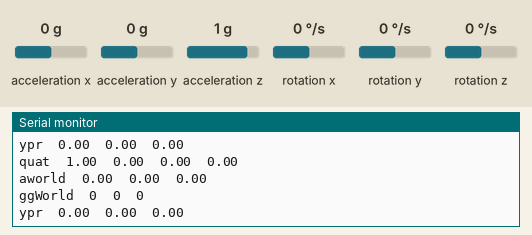
A program run on a simulated ESP32. Parts: the last lines printed to the serial monitor. Inputs (shaded band) come from the test bench; at power-on: acceleration x 0 g, acceleration y 0 g, acceleration z 1 g, rotation z 0 °/s, rotation x 0 °/s, rotation y 0 °/s.

Above: at 1.7 s.
1.8 s: acceleration x set to -1.4 g
At 2.36 s:
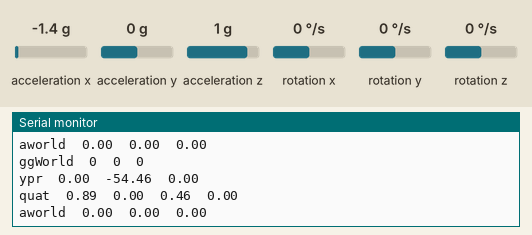
3.3 s: acceleration y set to -1.4 g
At 3.34 s:
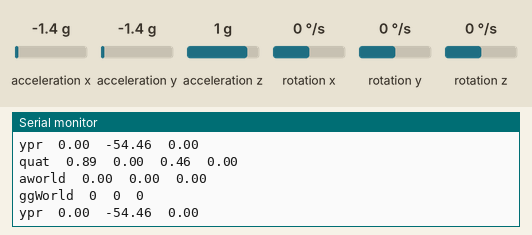
6.3 s: acceleration z set to -1.4 g
At 6.3 s:
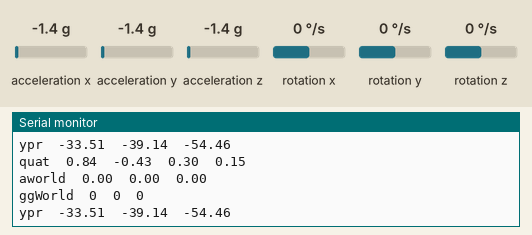
7.8 s: rotation z set to -192 °/s
At 9.04 s:
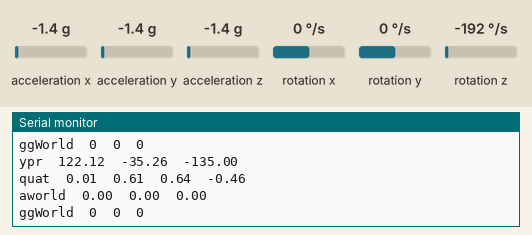
Timing chart, 0 to 10.3 s (numbered marks = the images above; inputs shaded):
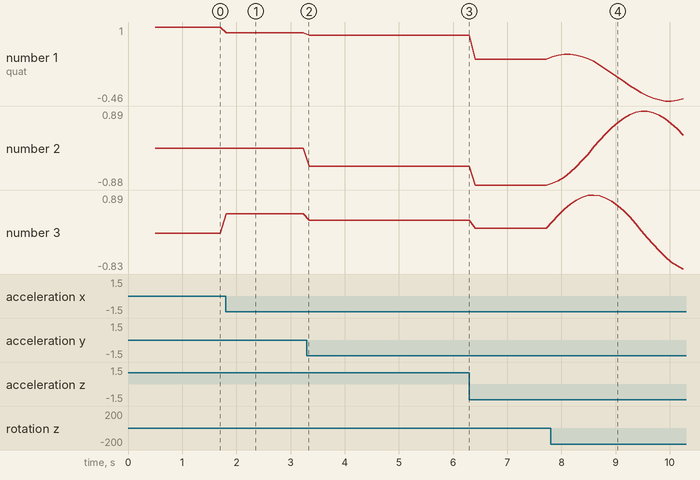

The program:

main.cpp
```cpp
#include "I2Cdev.h"
#include "MPU6050_6Axis_MotionApps20.h"
//#include "MPU6050.h" // not necessary if using MotionApps include file

// Arduino Wire library is required if I2Cdev I2CDEV_ARDUINO_WIRE implementation
// is used in I2Cdev.h
#if I2CDEV_IMPLEMENTATION == I2CDEV_ARDUINO_WIRE
    #include "Wire.h"
#endif

#define IMU_SDA 27
#define IMU_SCL 4

MPU6050 mpu;

#define EARTH_GRAVITY_MS2 9.80665  // m/s2

// MPU control/status vars
bool dmpReady = false;  // set true if DMP init was successful
uint8_t mpuIntStatus;   // holds actual interrupt status byte from MPU
uint8_t devStatus;      // return status after each device operation (0 = success, !0 = error)
uint16_t packetSize;    // expected DMP packet size (default is 42 bytes)
uint16_t fifoCount;     // count of all bytes currently in FIFO
uint8_t fifoBuffer[64]; // FIFO storage buffer

// orientation/motion vars
Quaternion q;           // [w, x, y, z]         quaternion container
VectorInt16 aa;         // [x, y, z]            accel sensor measurements
VectorInt16 gg;         // [x, y, z]            gyro sensor measurements
VectorInt16 aaWorld;    // [x, y, z]            world-frame accel sensor measurements
VectorInt16 ggWorld;    // [x, y, z]            world-frame accel sensor measurements
VectorFloat gravity;    // [x, y, z]            gravity vector
float euler[3];         // [psi, theta, phi]    Euler angle container
float ypr[3];           // [yaw, pitch, roll]   yaw/pitch/roll container and gravity vector

void setup() {
    #if I2CDEV_IMPLEMENTATION == I2CDEV_ARDUINO_WIRE
        Wire.begin(IMU_SDA, IMU_SCL);
        Wire.setClock(400000); // 400kHz I2C clock. Comment this line if having compilation difficulties
    #elif I2CDEV_IMPLEMENTATION == I2CDEV_BUILTIN_FASTWIRE
        Fastwire::setup(400, true);
    #endif

    Serial.begin(115200);

    mpu.initialize();
    devStatus = mpu.dmpInitialize();

    // supply your own gyro offsets here, scaled for min sensitivity
    mpu.setXGyroOffset(-151);
    mpu.setYGyroOffset(-18);
    mpu.setZGyroOffset(-23);
    mpu.setXAccelOffset(-3828);
    mpu.setYAccelOffset(-2419);
    mpu.setZAccelOffset(1360);

    // make sure it worked (returns 0 if so)
    if (devStatus == 0) {

        mpu.CalibrateAccel(6);
        mpu.CalibrateGyro(6);
        mpu.PrintActiveOffsets();
        mpu.setDMPEnabled(true);

        mpuIntStatus = mpu.getIntStatus();

        dmpReady = true;
        packetSize = mpu.dmpGetFIFOPacketSize();
    }
}

void loop() {
    if (!dmpReady) return;
    if (mpu.dmpGetCurrentFIFOPacket(fifoBuffer)) { // Get the Latest packet

        // display quaternion values in easy matrix form: w x y z
        mpu.dmpGetQuaternion(&q, fifoBuffer);
        Serial.print("quat\t");
        Serial.print(q.w);
        Serial.print("\t");
        Serial.print(q.x);
        Serial.print("\t");
        Serial.print(q.y);
        Serial.print("\t");
        Serial.println(q.z);

        mpu.dmpGetGravity(&gravity, &q);

        // display initial world-frame acceleration, adjusted to remove gravity
        // and rotated based on known orientation from quaternion
        mpu.dmpGetAccel(&aa, fifoBuffer);
        mpu.dmpConvertToWorldFrame(&aaWorld, &aa, &q);
        Serial.print("aworld\t");
        Serial.print(aaWorld.x * mpu.get_acce_resolution() * EARTH_GRAVITY_MS2);
        Serial.print("\t");
        Serial.print(aaWorld.y * mpu.get_acce_resolution() * EARTH_GRAVITY_MS2);
        Serial.print("\t");
        Serial.println(aaWorld.z * mpu.get_acce_resolution() * EARTH_GRAVITY_MS2);

        // display initial world-frame acceleration, adjusted to remove gravity
        // and rotated based on known orientation from quaternion
        mpu.dmpGetGyro(&gg, fifoBuffer);
        mpu.dmpConvertToWorldFrame(&ggWorld, &gg, &q);
        Serial.print("ggWorld\t");
        Serial.print(ggWorld.x * mpu.get_gyro_resolution());
        Serial.print("\t");
        Serial.print(ggWorld.y * mpu.get_gyro_resolution());
        Serial.print("\t");
        Serial.println(ggWorld.z * mpu.get_gyro_resolution());

        mpu.dmpGetYawPitchRoll(ypr, &q, &gravity);
        Serial.print("ypr\t");
        Serial.print(ypr[0] * RAD_TO_DEG);
        Serial.print("\t");
        Serial.print(ypr[1] * RAD_TO_DEG);
        Serial.print("\t");
        Serial.println(ypr[2] * RAD_TO_DEG);

        Serial.println();

        delay(100);
    }
}
```

Measured:
- after the input at 1.8 s, the serial monitor: prints a new line at once (image 1)
- after the input at 7.8 s, the serial monitor: prints a new line at once (image 4)
- plotted number 1: 1 → 0.89 after the input at 1.8 s, 0.89 → 0.84 after the input at 3.3 s, 0.84 → 0.36 after the input at 6.3 s, 0.36 → -0.42 after the input at 7.8 s
- plotted number 2: 0 → -0.43 after the input at 3.3 s, -0.43 → -0.88 after the input at 6.3 s, -0.88 → 0.31 after the input at 7.8 s
- plotted number 3: 0 → 0.46 after the input at 1.8 s, 0.46 → 0.3 after the input at 3.3 s, 0.3 → 0.12 after the input at 6.3 s, 0.12 → -0.83 after the input at 7.8 s
